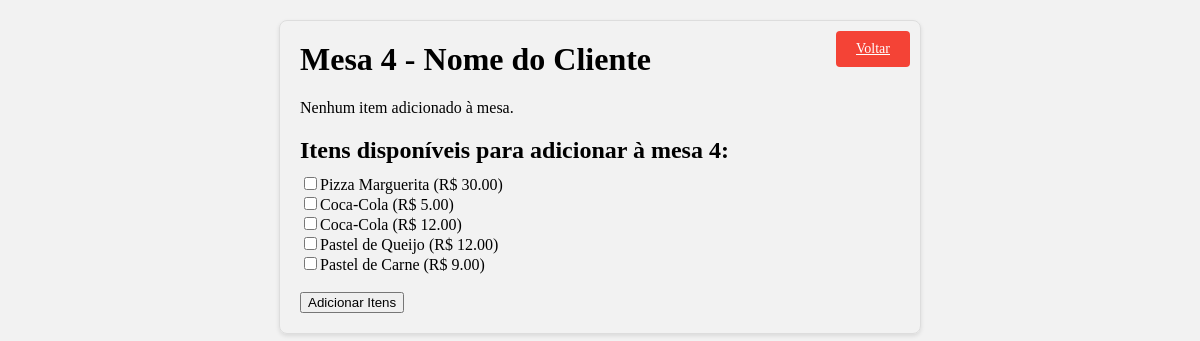
The page /comanda/mesa.php?mesa=4 on the database its author committed.
### tables this page shows
CREATE TABLE `itens` (
  `id` int(11) NOT NULL,
  `nome` varchar(50) NOT NULL,
  `descricao` varchar(250) NOT NULL,
  `valor` decimal(10,2) NOT NULL
);

### comanda/mesa.php (the view, shortened to what this page needs)
<!DOCTYPE html>
<html>
<head>
  <link rel="stylesheet" href="style.css">
</head>
<body class="container">
<?php
require_once 'config.php';
if (isset($_GET['mesa'])) {
    $mesaId = $_GET['mesa'];
		$sqlNomeCliente = "SELECT nome FROM clientes WHERE mesa_id = $mesaId";
		$resultNomeCliente = $conn->query($sqlNomeCliente);
		if ($resultNomeCliente->num_rows > 0) {
			$rowNomeCliente = $resultNomeCliente->fetch_assoc();
			$cliente = $rowNomeCliente['nome'];
		} else {
			$cliente = "Nome do Cliente";
		}
    echo "<h1>Mesa $mesaId - $cliente</h1>";
    echo "<a href='index.php' class='voltar-button'>Voltar</a>";
    $sql = "SELECT i.id, i.nome, i.valor FROM itens i
            INNER JOIN mesa_itens mi ON mi.item_id = i.id
            WHERE mi.mesa_id = $mesaId";
    $result = $conn->query($sql);
    if ($result->num_rows > 0) {
        echo "<h2>Itens adicionados à mesa:</h2>";
        $totalValor = 0;
        while ($row = $result->fetch_assoc()) {
            $itemId = $row['id'];
            $itemNome = $row['nome'];
            $itemValor = $row['valor'];
            echo "$itemNome (R$ $itemValor) ";
            echo "<form method='POST' action='mesa.php?mesa=$mesaId'>";
            echo "<input type='hidden' name='mesa_id' value='$mesaId'>";
            echo "<input type='hidden' name='item_id' value='$itemId'>";
            echo "<input type='submit' name='remove' value='Remover'>";
            echo "</form>";
            echo "<br>";
            $totalValor += $itemValor;
        }
        echo "Valor total: R$ $totalValor<br>";
        echo "<button onclick='fecharComanda($mesaId)'>Fechar Comanda</button>";
    } else {
        echo "Nenhum item adicionado à mesa.";
    }
    $sqlItensDisponiveis = "SELECT * FROM itens";
    $resultItensDisponiveis = $conn->query($sqlItensDisponiveis);
    if ($resultItensDisponiveis->num_rows > 0) {
        echo "<h2>Itens disponíveis para adicionar à mesa $mesaId:</h2>";
        echo "<form method='POST' action='mesa.php?mesa=$mesaId'>";
        while ($rowItensDisponiveis = $resultItensDisponiveis->fetch_assoc()) {
            $itemId = $rowItensDisponiveis['id'];
            $itemNome = $rowItensDisponiveis['nome'];
            $itemValor = $rowItensDisponiveis['valor'];
            echo "<input type='checkbox' name='itens[]' value='$itemId'>$itemNome (R$ $itemValor)<br>";
        }
        echo "<br>";
        echo "<input type='submit' name='submit' value='Adicionar Itens'>";
        echo "</form>";
    } else {
        echo "Nenhum item disponível para adicionar à mesa.";
    }
} else {
    echo "Mesa não selecionada.";
}
?>
</body>
</html>

### comanda/style.css (style rules this page uses)
.container { background-color: #f2f2f2; border: 1px solid #ddd; border-radius: 8px; padding: 20px; margin: 20px auto; max-width: 600px; box-shadow: 0 2px 4px rgba(0, 0, 0, 0.1); }
h1 { margin-top: 0; }
h2 { margin-bottom: 10px; }
.voltar-button { position: absolute; top: 10px; right: 10px; background-color: #f44336; color: white; padding: 10px 20px; border: none; border-radius: 4px; font-size: 14px; cursor: pointer; }

### comanda/mesa.php (style rules this page uses)
.container { position: relative; }
.voltar-button { position: absolute; top: 10px; right: 10px; }

### rows shown on the page
itens: nome "Pizza Marguerita", valor "30.00"
itens: nome "Coca-Cola", valor "5.00"
itens: nome "Coca-Cola", valor "12.00"
itens: nome "Pastel de Queijo", valor "12.00"
itens: nome "Pastel de Carne", valor "9.00"

### other values the page prints
$mesaId "4"
$cliente "Nome do Cliente"
